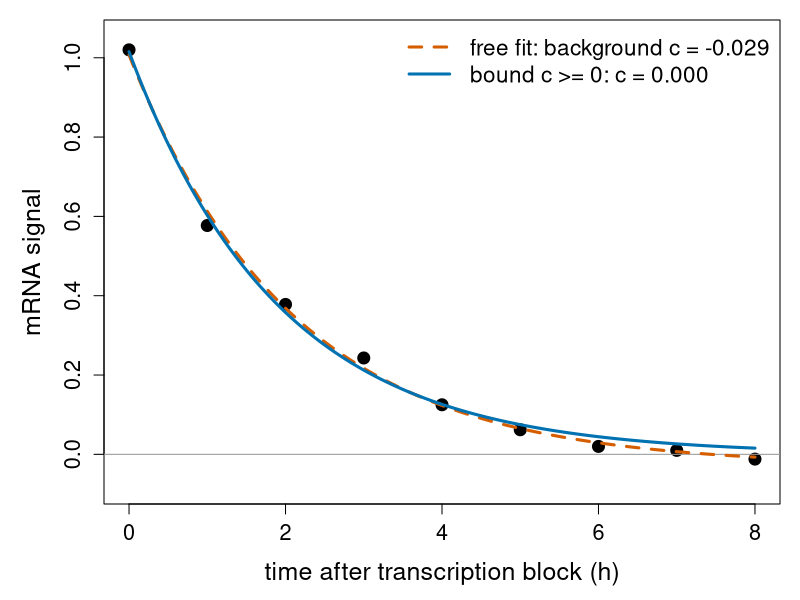
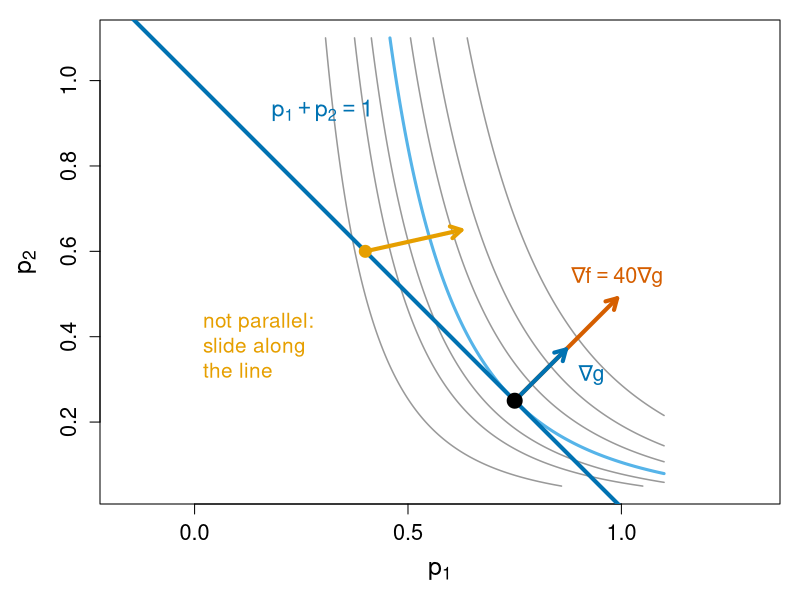
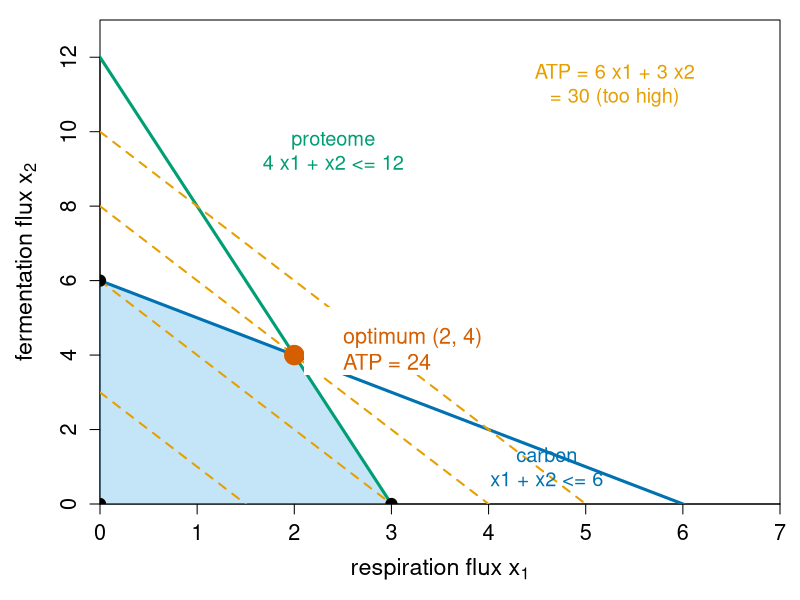
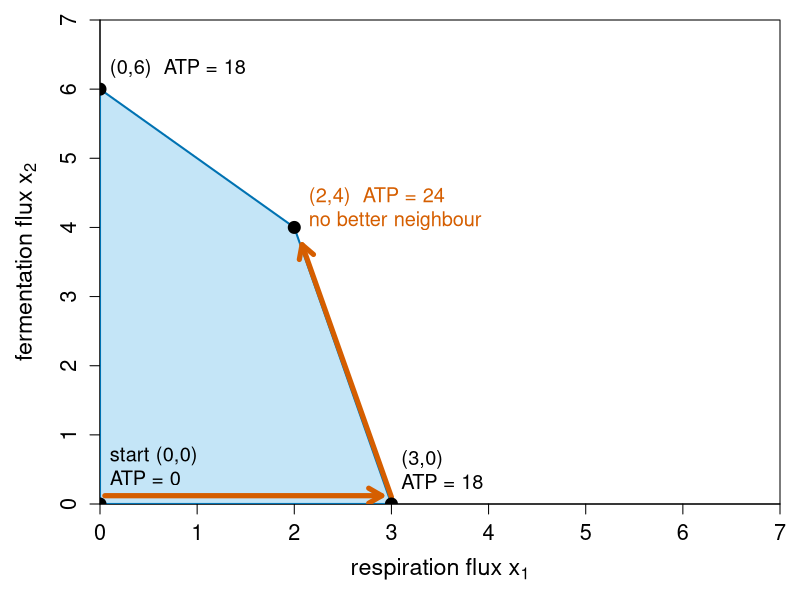
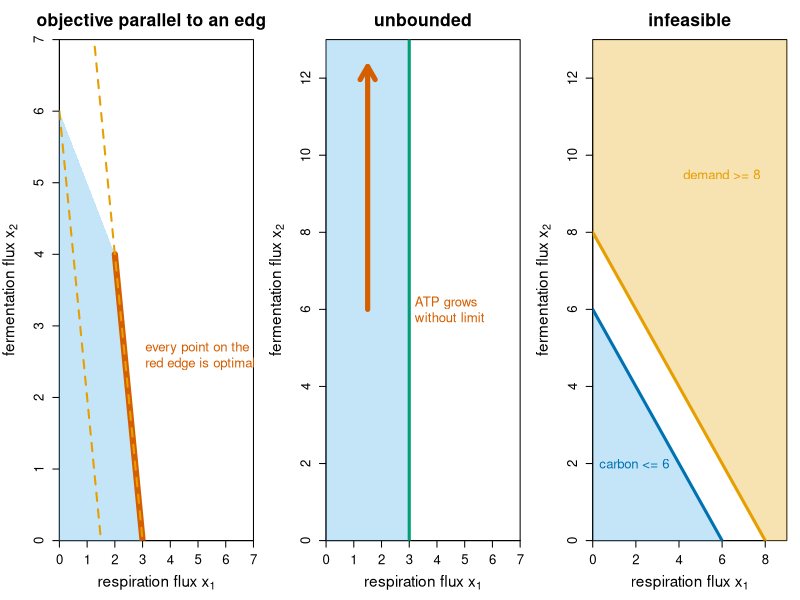
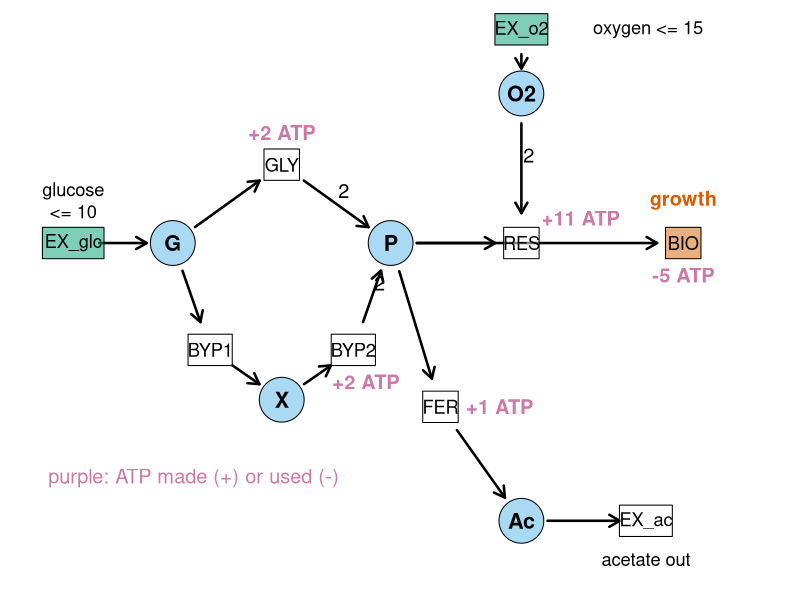
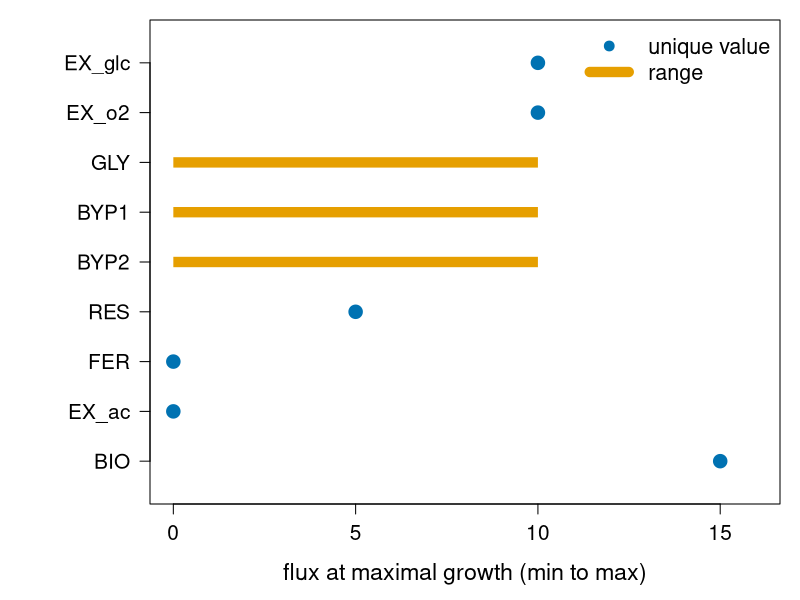
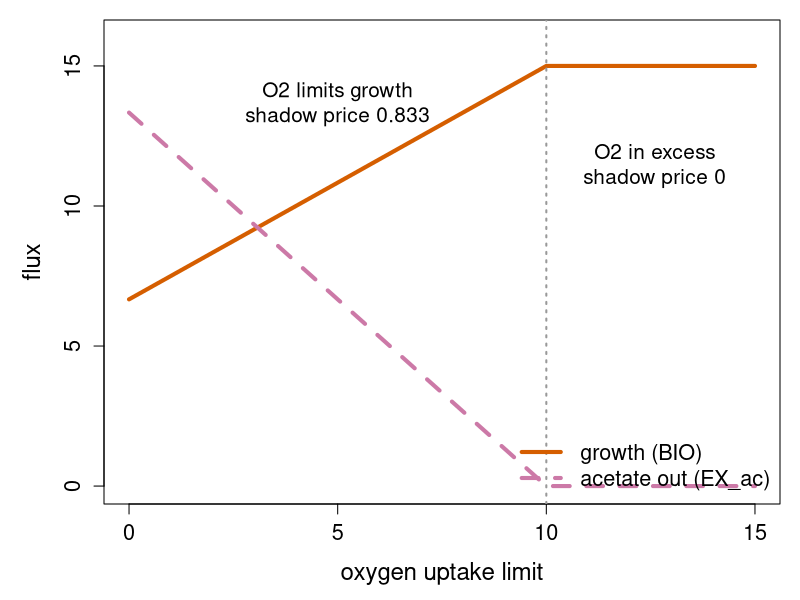

Write the R code that produced these figures, in order.
# Figures for the constrained-lp/ unit ("Constraints and linear programming").
#
# Re-run by hand from this folder (it is NOT run by `quarto render`):
#   cd constrained-lp && Rscript make-constrained-lp-figs.R
#
# Base R graphics only (grDevices::svg) plus lpSolve. Colours are Okabe-Ito
# (colour-blind safe). Makes:
#   fig01-decay-bounds.svg   mRNA decay with background: free fit vs bounded fit
#   fig02-lagrange.svg       Lagrange picture: contours, constraint, gradients
#   fig03-lp-feasible.svg    the ATP LP: feasible polygon, objective lines
#   fig04-simplex-path.svg   simplex walk (0,0) -> (3,0) -> (2,4)
#   fig05-lp-failures.svg    degenerate / unbounded / infeasible
#   fig06-network.svg        the toy metabolic network (9 reactions, 6 metabolites)
#   fig07-fva.svg            flux variability ranges at maximal growth
#   fig08-oxygen-scan.svg    growth, acetate and O2 shadow price vs O2 uptake limit

library(lpSolve)

oi <- c(orange = "#E69F00", sky = "#56B4E9", green = "#009E73",
        yellow = "#F0E442", blue = "#0072B2", red = "#D55E00",
        purple = "#CC79A7", grey = "#999999")

## ---- fig01: decay with a background that must be >= 0 ---------------------
t <- 0:8
y <- c(1.020, 0.577, 0.378, 0.243, 0.125, 0.062, 0.020, 0.010, -0.012)
sse <- function(p) sum((y - (p[1] * exp(-p[2] * t) + p[3]))^2)
free <- optim(c(1, 0.3, 0.1), sse, method = "BFGS")$par
bnd  <- optim(c(1, 0.3, 0.1), sse, method = "L-BFGS-B", lower = c(0, 0, 0))$par
tt <- seq(0, 8, length.out = 200)

svg("fig01-decay-bounds.svg", width = 10, height = 5.2)
par(mar = c(4.8, 5.2, 1, 1), cex.lab = 1.5, cex.axis = 1.3)
plot(t, y, pch = 19, cex = 1.6, ylim = c(-0.08, 1.05),
     xlab = "time after transcription block (h)", ylab = "mRNA signal")
abline(h = 0, col = oi["grey"])
lines(tt, free[1] * exp(-free[2] * tt) + free[3], col = oi["red"], lwd = 3, lty = 2)
lines(tt, bnd[1] * exp(-bnd[2] * tt) + bnd[3], col = oi["blue"], lwd = 3)
legend("topright", bty = "n", cex = 1.35, lwd = 3, lty = c(2, 1),
       col = oi[c("red", "blue")],
       legend = c(sprintf("free fit: background c = %.3f", free[3]),
                  sprintf("bound c >= 0: c = %.3f", bnd[3])))
dev.off()

## ---- fig02: Lagrange multipliers in one picture ---------------------------
## maximise f = 30 log p1 + 10 log p2 subject to p1 + p2 = 1
f <- function(p1, p2) 30 * log(p1) + 10 * log(p2)
g1 <- seq(0.05, 1.1, length.out = 300)
z <- outer(g1, g1, f)
svg("fig02-lagrange.svg", width = 7, height = 6.4)
par(mar = c(4.8, 5, 1, 1), cex.lab = 1.5, cex.axis = 1.3)
lev <- f(0.75, 0.25) + c(-12, -6, -3, 0, 3, 6, 10)
contour(g1, g1, z, levels = lev, drawlabels = FALSE, col = oi["grey"], lwd = 1.5,
        xlab = expression(p[1]), ylab = expression(p[2]), asp = 1,
        xlim = c(0.05, 1.1), ylim = c(0.05, 1.1))
contour(g1, g1, z, levels = f(0.75, 0.25), drawlabels = FALSE, add = TRUE,
        col = oi["sky"], lwd = 3)
abline(1, -1, col = oi["blue"], lwd = 4)
text(0.18, 0.93, expression(p[1] + p[2] == 1), col = oi["blue"], cex = 1.4, adj = 0)
# optimum: grad f = (40, 40) = lambda * (1, 1), lambda = 40
s <- 0.006
arrows(0.75, 0.25, 0.75 + s * 40, 0.25 + s * 40, col = oi["red"], lwd = 4, length = 0.12)
arrows(0.75, 0.25, 0.75 + 0.12, 0.25 + 0.12, col = oi["blue"], lwd = 4, length = 0.12)
points(0.75, 0.25, pch = 19, cex = 2)
text(0.75 + s * 40, 0.25 + s * 40 + 0.05, expression(nabla * f == 40 * nabla * g),
     col = oi["red"], cex = 1.3)
# a non-optimal point on the line: grad f = (30/0.4, 10/0.6)
p <- c(0.4, 0.6); gf <- c(30 / p[1], 10 / p[2])
arrows(p[1], p[2], p[1] + 0.003 * gf[1], p[2] + 0.003 * gf[2], col = oi["orange"],
       lwd = 4, length = 0.12)
points(p[1], p[2], pch = 19, cex = 1.6, col = oi["orange"])
text(0.02, 0.38, "not parallel:\nslide along\nthe line", col = oi["orange"],
     cex = 1.25, adj = 0)
text(0.93, 0.31, expression(nabla * g), col = oi["blue"], cex = 1.3)
dev.off()

## ---- the ATP LP: max 6 x1 + 3 x2, x1 + x2 <= 6, 4 x1 + x2 <= 12 ----------
lp_base <- function(xlim = c(0, 7), ylim = c(0, 13)) {
  plot(NA, xlim = xlim, ylim = ylim, xaxs = "i", yaxs = "i",
       xlab = expression("respiration flux " * x[1]),
       ylab = expression("fermentation flux " * x[2]))
}
svg("fig03-lp-feasible.svg", width = 7.5, height = 6.4)
par(mar = c(4.8, 5, 1, 1), cex.lab = 1.4, cex.axis = 1.3)
lp_base()
polygon(c(0, 3, 2, 0), c(0, 0, 4, 6), col = adjustcolor(oi["sky"], 0.35), border = NA)
abline(6, -1, col = oi["blue"], lwd = 3)      # carbon
abline(12, -4, col = oi["green"], lwd = 3)    # proteome
for (zz in c(9, 18, 24, 30)) abline(zz / 3, -2, col = oi["orange"], lty = 2, lwd = 2)
points(c(0, 3, 2, 0), c(0, 0, 4, 6), pch = 19, cex = 1.5)
points(2, 4, pch = 19, cex = 2.6, col = oi["red"])
legend(2.1, 5.3, "optimum (2, 4)\nATP = 24", bty = "o", bg = "white", box.col = NA,
       cex = 1.3, text.col = oi["red"])
text(4.6, 1.0, "carbon\nx1 + x2 <= 6", col = oi["blue"], cex = 1.2)
text(2.4, 9.5, "proteome\n4 x1 + x2 <= 12", col = oi["green"], cex = 1.2)
text(5.3, 11.3, "ATP = 6 x1 + 3 x2\n= 30 (too high)", col = oi["orange"], cex = 1.2)
dev.off()

svg("fig04-simplex-path.svg", width = 7.5, height = 6.4)
par(mar = c(4.8, 5, 1, 1), cex.lab = 1.4, cex.axis = 1.3)
lp_base(ylim = c(0, 7))
polygon(c(0, 3, 2, 0), c(0, 0, 4, 6), col = adjustcolor(oi["sky"], 0.35),
        border = oi["blue"], lwd = 2)
arrows(0.05, 0.12, 2.9, 0.12, col = oi["red"], lwd = 5, length = 0.15)
arrows(3, 0.1, 2.08, 3.75, col = oi["red"], lwd = 5, length = 0.15)
points(c(0, 3, 2, 0), c(0, 0, 4, 6), pch = 19, cex = 1.6)
text(0.1, 0.55, "start (0,0)\nATP = 0", adj = 0, cex = 1.2)
text(3.1, 0.5, "(3,0)\nATP = 18", adj = 0, cex = 1.2)
text(2.15, 4.3, "(2,4)  ATP = 24\nno better neighbour", adj = 0, cex = 1.2,
     col = oi["red"])
text(0.1, 6.3, "(0,6)  ATP = 18", adj = 0, cex = 1.2)
dev.off()

## ---- fig05: three ways an LP goes wrong -----------------------------------
svg("fig05-lp-failures.svg", width = 13, height = 4.6)
par(mfrow = c(1, 3), mar = c(4.5, 4.5, 3, 1), cex.lab = 1.4, cex.axis = 1.2,
    cex.main = 1.6)
# (a) tie: objective parallel to the proteome edge: max 8 x1 + 2 x2
lp_base(ylim = c(0, 7)); title("objective parallel to an edge")
polygon(c(0, 3, 2, 0), c(0, 0, 4, 6), col = adjustcolor(oi["sky"], 0.35), border = NA)
segments(3, 0, 2, 4, col = oi["red"], lwd = 6)
for (zz in c(12, 24)) abline(zz / 2, -4, col = oi["orange"], lty = 2, lwd = 2)
text(3.1, 2.6, "every point on the\nred edge is optimal", adj = 0, cex = 1.2, col = oi["red"])
# (b) unbounded: no carbon limit and fermentation costs no protein
lp_base(ylim = c(0, 13)); title("unbounded")
polygon(c(0, 3, 3, 0), c(0, 0, 13, 13), col = adjustcolor(oi["sky"], 0.35), border = NA)
abline(v = 3, col = oi["green"], lwd = 3)
arrows(1.5, 6, 1.5, 12.3, col = oi["red"], lwd = 5, length = 0.15)
text(3.2, 6, "ATP grows\nwithout limit", adj = 0, cex = 1.2, col = oi["red"])
# (c) infeasible: demand x1 + x2 >= 8 but carbon <= 6
lp_base(xlim = c(0, 9), ylim = c(0, 13)); title("infeasible")
polygon(c(0, 6, 0), c(0, 0, 6), col = adjustcolor(oi["sky"], 0.35), border = NA)
polygon(c(8, 9, 9, 0, 0), c(0, 0, 13, 13, 8), col = adjustcolor(oi["orange"], 0.3),
        border = NA)
abline(6, -1, col = oi["blue"], lwd = 3); abline(8, -1, col = oi["orange"], lwd = 3)
text(0.3, 2, "carbon <= 6", adj = 0, cex = 1.2, col = oi["blue"])
text(4.2, 9.5, "demand >= 8", adj = 0, cex = 1.2, col = oi["orange"])
dev.off()

## ---- the toy network -------------------------------------------------------
rxn <- c("EX_glc", "EX_o2", "GLY", "BYP1", "BYP2", "RES", "FER", "EX_ac", "BIO")
S <- rbind(
  G   = c(1, 0, -1, -1,  0,  0,  0,  0,  0),
  O2  = c(0, 1,  0,  0,  0, -2,  0,  0,  0),
  X   = c(0, 0,  0,  1, -1,  0,  0,  0,  0),
  P   = c(0, 0,  2,  0,  2, -1, -1,  0, -1),
  ATP = c(0, 0,  2,  0,  2, 11,  1,  0, -5),
  Ac  = c(0, 0,  0,  0,  0,  0,  1, -1,  0))
colnames(S) <- rxn
n <- ncol(S)
fba <- function(ub = c(10, 15), fix_bio = NULL, obj = c(rep(0, n - 1), 1),
                dir = "max") {
  A <- rbind(S, diag(n)[1:2, ]); dirs <- c(rep("=", 6), "<=", "<=")
  rhs <- c(rep(0, 6), ub)
  if (!is.null(fix_bio)) { A <- rbind(A, diag(n)[n, ]); dirs <- c(dirs, "=")
                           rhs <- c(rhs, fix_bio) }
  lp(dir, obj, A, dirs, rhs, compute.sens = TRUE)
}

svg("fig06-network.svg", width = 12, height = 6)
par(mar = c(0, 0, 0, 0))
plot(NA, xlim = c(-0.3, 11.6), ylim = c(-0.2, 7.6), axes = FALSE, xlab = "", ylab = "")
met <- list(G = c(2, 4.5), X = c(3.75, 2.3), P = c(5.5, 4.5), O2 = c(7.6, 6.6),
            Ac = c(7.6, 0.6))
rx <- list(EX_glc = c(0.4, 4.5), GLY = c(3.75, 5.6), BYP1 = c(2.6, 3.0),
           BYP2 = c(4.9, 3.0), RES = c(7.6, 4.5), FER = c(6.3, 2.2),
           EX_ac = c(9.6, 0.6), EX_o2 = c(7.6, 7.5), BIO = c(10.2, 4.5))
edge <- function(a, b, lab = "", col = "black", lty = 1, lwd = 2.5, sh = 0.42) {
  d <- b - a; L <- sqrt(sum(d^2)); u <- d / L
  p0 <- a + u * sh; p1 <- b - u * sh
  arrows(p0[1], p0[2], p1[1], p1[2], length = 0.12, lwd = lwd, col = col, lty = lty)
  if (nzchar(lab)) text(mean(c(p0[1], p1[1])) + 0.12, mean(c(p0[2], p1[2])) + 0.18,
                        lab, cex = 1.2, col = col)
}
M <- function(m) met[[m]]; R <- function(r) rx[[r]]
edge(R("EX_glc"), M("G"))
edge(M("G"), R("GLY")); edge(R("GLY"), M("P"), "2")
edge(M("G"), R("BYP1")); edge(R("BYP1"), M("X")); edge(M("X"), R("BYP2"))
edge(R("BYP2"), M("P"), "2")
edge(M("P"), R("RES")); edge(R("EX_o2"), M("O2"), sh = 0.35); edge(M("O2"), R("RES"), "2")
edge(M("P"), R("FER")); edge(R("FER"), M("Ac")); edge(M("Ac"), R("EX_ac"))
edge(M("P"), R("BIO"))
ac <- oi["purple"]
atp <- list(GLY = c("+2 ATP", 0, 0.45), BYP2 = c("+2 ATP", 0.2, -0.45),
            RES = c("+11 ATP", 0.95, 0.35), FER = c("+1 ATP", 0.95, 0),
            BIO = c("-5 ATP", 0, -0.45))
for (r in names(atp)) text(rx[[r]][1] + as.numeric(atp[[r]][2]),
                           rx[[r]][2] + as.numeric(atp[[r]][3]), atp[[r]][1],
                           col = ac, cex = 1.2, font = 2)
for (m in names(met)) {
  symbols(met[[m]][1], met[[m]][2], circles = 0.36, inches = FALSE, add = TRUE,
          bg = adjustcolor(oi["sky"], 0.5),
          fg = "black")
  text(met[[m]][1], met[[m]][2], m, cex = 1.3, font = 2)
}
for (r in names(rx)) {
  w <- 0.14 * nchar(r) + 0.15
  col <- if (r %in% c("EX_glc", "EX_o2")) oi["green"] else
         if (r == "BIO") oi["red"] else "white"
  rect(rx[[r]][1] - w / 2, rx[[r]][2] - 0.22, rx[[r]][1] + w / 2, rx[[r]][2] + 0.22,
       col = adjustcolor(col, 0.5), border = "black")
  text(rx[[r]][1], rx[[r]][2], r, cex = 1.1)
}
text(0.4, 5.1, "glucose\n<= 10", cex = 1.1, col = "black")
text(8.75, 7.5, "oxygen <= 15", cex = 1.1, adj = 0)
text(10.2, 5.1, "growth", cex = 1.2, col = oi["red"], font = 2)
text(9.6, 0.05, "acetate out", cex = 1.1)
text(0, 1.2, "purple: ATP made (+) or used (-)", cex = 1.2, col = ac, adj = 0)
dev.off()

## ---- fig07: flux variability at maximal growth ---------------------------
opt <- fba()$objval
rng <- t(sapply(seq_len(n), function(j) {
  o <- numeric(n); o[j] <- 1
  c(fba(fix_bio = opt, obj = o, dir = "min")$objval,
    fba(fix_bio = opt, obj = o, dir = "max")$objval)
}))
svg("fig07-fva.svg", width = 10, height = 5.4)
par(mar = c(4.8, 7.5, 1, 1), cex.lab = 1.4, cex.axis = 1.25)
plot(NA, xlim = c(0, 16), ylim = c(0.5, n + 0.5), yaxt = "n",
     xlab = "flux at maximal growth (min to max)", ylab = "")
axis(2, at = n:1, labels = rxn, las = 1)
fixed <- abs(rng[, 2] - rng[, 1]) < 1e-9
for (j in seq_len(n)) {
  yy <- n + 1 - j
  if (fixed[j]) points(rng[j, 1], yy, pch = 19, cex = 1.8, col = oi["blue"])
  else segments(rng[j, 1], yy, rng[j, 2], yy, lwd = 10, col = oi["orange"], lend = 1)
}
legend("topright", bty = "n", cex = 1.3, pch = c(19, NA), lwd = c(NA, 10),
       col = oi[c("blue", "orange")], legend = c("unique value", "range"))
dev.off()

## ---- fig08: scan the oxygen limit ------------------------------------------
o2 <- seq(0, 15, by = 0.25)
sc <- t(sapply(o2, function(u) { r <- fba(ub = c(10, u))
  c(r$objval, r$solution[8], r$duals[8]) }))
svg("fig08-oxygen-scan.svg", width = 10, height = 5.2)
par(mar = c(4.8, 5.2, 1, 1), cex.lab = 1.45, cex.axis = 1.3)
plot(o2, sc[, 1], type = "l", lwd = 4, col = oi["red"], ylim = c(0, 16),
     xlab = "oxygen uptake limit", ylab = "flux")
lines(o2, sc[, 2], lwd = 4, col = oi["purple"], lty = 2)
abline(v = 10, col = oi["grey"], lty = 3, lwd = 2)
text(5, 13.7, "O2 limits growth\nshadow price 0.833", cex = 1.25)
text(12.6, 11.5, "O2 in excess\nshadow price 0", cex = 1.25)
legend("bottomright", bty = "n", cex = 1.3, lwd = 4, lty = c(1, 2),
       col = oi[c("red", "purple")], legend = c("growth (BIO)", "acetate out (EX_ac)"))
dev.off()
